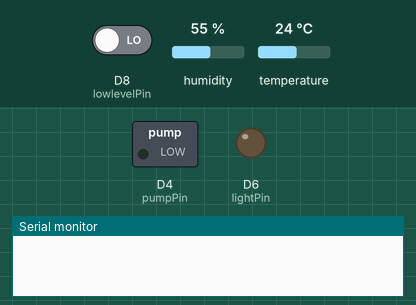
Simulated run of this sketch. Board: ESP8266 (NodeMCU). On the bench: switched loads named in the sketch (green lamp = pin HIGH), output pins drawn as LEDs (lit = HIGH), the last lines printed to the serial monitor. The inputs (shaded band) are chosen by the test bench; at power-on: D8 (lowlevelPin) LOW, humidity 55 %, temperature 24 °C. WiFi joins after 1.5 s; servers stay silent unless stated; the local clock reads 2024-03-15 10:24:30 at power-on unless the sketch sets it.

Above: at 0.6 s.
At 10.7 s:
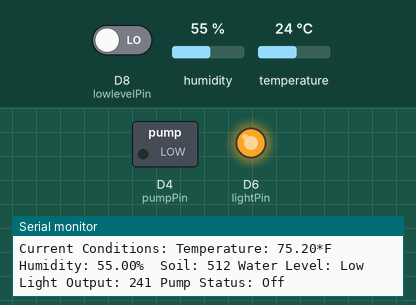
Timing chart, 0 to 12.2 s (numbered marks = the images above):
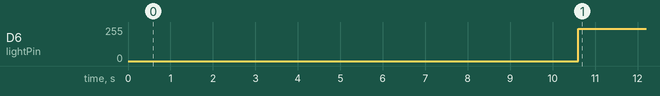

The sketch:

bananrs.ino
```cpp
#include <ESP8266WiFi.h>
#include <RTClib.h>
#include <DHT.h>
#include <Wire.h>
RTC_DS1307 RTC;

String writeAPIKey = "YOUR_API_KEY";
#define SSID "YOUR_SSID"
#define PASSWORD "YOUR_PASSWORD"
#define iotServer "184.106.153.149"
WiFiClient client;

//setting pin constants

#define powerPin D0
#define moistPin A0
#define tempPin D3
#define pumpPin D4
#define lightPin D6
#define lowlevelPin D8


//define polling interval in seconds (NOT MILLISECONDS!), choose a reasonable value so that you are
//checking sensors at a useful rate, but not overpolling and drawing too much power for no good reason

#define runInterval 300

//setting up DHT22

#define DHTTYPE DHT22
DHT dht(tempPin, DHTTYPE);

#define disconnectThreshold 1010
#define dryThreshold 950

int lastRun;
int dryness;
float humidity;
float temperature;
boolean waterLevel;

void setup() {
  //let modules power up, otherwise you might get NaN on initial results
  delay(500);

  //setting pin modes

  pinMode(powerPin, OUTPUT);
  pinMode(tempPin, INPUT_PULLUP);
  pinMode(moistPin, INPUT);
  pinMode(pumpPin, OUTPUT);
  pinMode(lightPin, OUTPUT);
  pinMode(lowlevelPin, INPUT_PULLDOWN_16);

  digitalWrite(pumpPin, LOW);

  //opening up serial and initializing serial functions
  Serial.begin(9600);
  Wire.begin();
  dht.begin();
  RTC.begin();
  if (! RTC.isrunning()) {
    Serial.println("RTC is NOT running!");
    // following line sets the RTC to the date & time this sketch was compiled
    RTC.adjust(DateTime(__DATE__, __TIME__));
  }

  //initialize WiFi
  WiFi.begin(SSID, PASSWORD);
  delay(10000);
  while (WiFi.status() != WL_CONNECTED) {
    delay(500);
    Serial.print(".");
  }
}

void loop() {

  //set delay between measurements in ms
  //do not set below 50 so that EPS8266 has an opportunity to run background processes, without enough time, the board will crash
  delay(100);

  DateTime now = RTC.now();


  if (now.unixtime() > lastRun + runInterval)
  {

    //read temperature and humidity
    humidity = dht.readHumidity();
    temperature = dht.readTemperature(true);

    //read soil dryness
    dryness = analogRead(moistPin);

    //check water level
    waterLevel = digitalRead(lowlevelPin);

    //run pump or shut pump off depending on conditions in pump_state
    digitalWrite(pumpPin, pump_state());

    //give light value depending on time of day
    analogWrite(lightPin, light_level());

    //send data over serial
    serial_send();

    //send data to ThingSpeak
    thing_speak();

    lastRun = now.unixtime();
  }

}

boolean pump_state() {
  if ((dryness > 950) && (waterLevel == HIGH))
    {
      return HIGH;
    }
  else
    {
      return LOW;
    }
}

int light_level(){
  //parabolic equation to specify maximum light output (8-bit) at noon, more or less model intensity of sun
  //y = a(x-h)^2 + k
  //y = light intensity
  //x = time (in hours)
  //h = x value of vertex (time when light is most intense, in this case 12 or noon)
  //k = y value of vertex (max value, in this case 255 due to 8-bits)
  //but don't forget, you must dimension variables as floats, otherwise they will default to doubles
  //afterward, cast to int to truncate the decimal
  DateTime now = RTC.now();
  float a = -5.2;
  float x = now.hour() + (now.minute() / 60.0);
  float h = 12.0;
  float k = 255.0;
  float y = (a * (pow((x - h), 2)) + k);
  //cast y from float to int
  int lightLevel = (int) y;
  //int y = (-4(pow(((now.hour() + mins) - 12), 2) + 255);
  //make sure negative values aren't passed to analogWrite(), otherwise it will rollover
  if (lightLevel < 0){
    lightLevel = 0;
  }
  return lightLevel;
}

void thing_speak() {

  if (client.connect(iotServer,80)) {
    Serial.println("Established connection to ThingSpeak");

    String channelData = "/update?key=";
    channelData += writeAPIKey;
    channelData +="&field1=";
    channelData += String(temperature);
    channelData +="&field2=";
    channelData += String(humidity);
    channelData +="&field3=";
    channelData += String(dryness);
    channelData +="&field4=";
    channelData += String(waterLevel);
    channelData +="&field5=";
    channelData += String(light_level());
    channelData +="&field6=";
    channelData += String(pump_state());

//post to thingspeak
 client.print(String("GET ") + channelData + " HTTP/1.1\r\n" + "Host: " + iotServer + "\r\n" +  "Connection: close\r\n\r\n");

  }
  client.stop();
}

void serial_send() {
     //send data over serial
    DateTime now = RTC.now();

    Serial.print(now.year(), DEC);
    Serial.print("/");
    Serial.print(now.month(), DEC);
    Serial.print("/");
    Serial.print(now.day(), DEC);
    Serial.print(" ");
    Serial.print(now.hour(), DEC);
    Serial.print(":");
    Serial.print(now.minute(), DEC);
    Serial.print(":");
    Serial.print(now.second(), DEC);
    Serial.println(" ");
    Serial.print("Current Conditions: ");
    Serial.print("Temperature: ");
    Serial.print(temperature);
    Serial.print("*F ");
    Serial.print("Humidity: ");
    Serial.print(humidity);
    Serial.print("%\t");
    Serial.print("Soil: ");
    Serial.print(dryness);
    Serial.print(" Water Level: ");
    if (waterLevel == HIGH) {
      Serial.print("OK");
    }
    else {
      Serial.print("Low");
    }
    Serial.println(" ");
    Serial.print("Light Output: ");
    Serial.print(light_level());
    Serial.print(" ");
    Serial.print("Pump Status: ");
    if (pump_state() == HIGH) {
      Serial.print("On ");
    }
    else {
      Serial.print("Off ");
    }

    Serial.println(" ");
}
```

Measured:
- by itself, D6 (lightPin): 0/255 → 241/255 at 10.6 s
